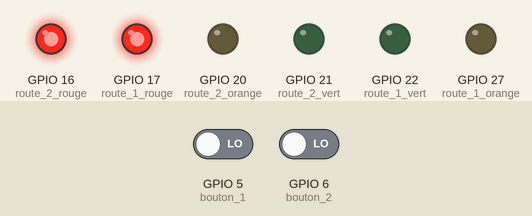
Simulated run of this program. Board: Raspberry Pi (BCM pin numbers). On the bench: output pins drawn as LEDs (lit = HIGH). The test bench sets the inputs (shaded band); at power-on: GPIO 5 (bouton_1) LOW, GPIO 6 (bouton_2) LOW.

Above: at 1.2 s.
1.3 s: GPIO 5 (bouton_1) driven HIGH
At 1.6 s:
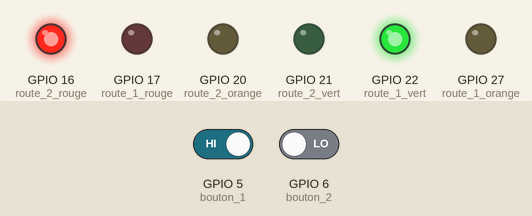
2.8 s: GPIO 6 (bouton_2) driven HIGH
At 4.0 s:
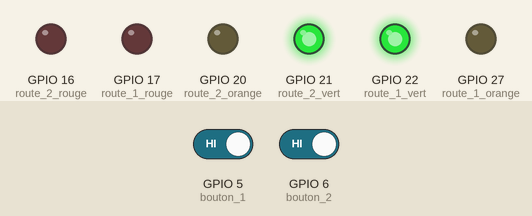
4.3 s: GPIO 5 (bouton_1) driven LOW
At 5.1 s:
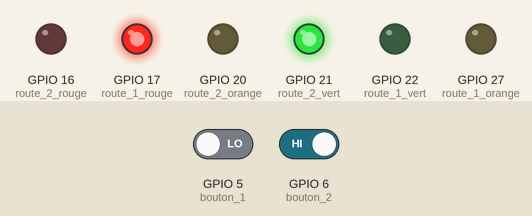
5.8 s: GPIO 6 (bouton_2) driven LOW
At 6.2 s:
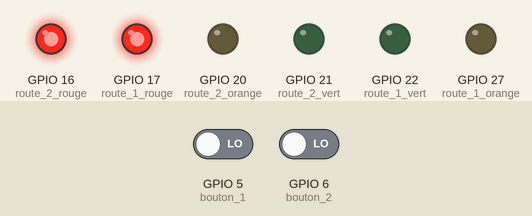
Timing chart, 0 to 8.3 s (numbered marks = the images above; inputs shaded):
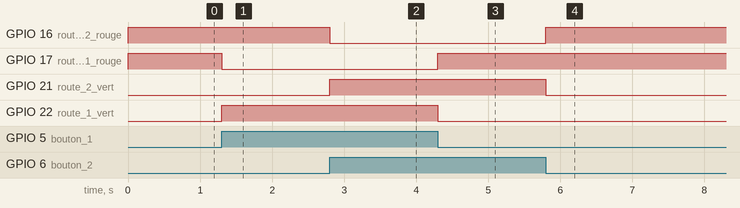

Measured:
- after the input at 1.3 s, GPIO 17 (route_1_rouge): HIGH → LOW at once; GPIO 22 (route_1_vert): LOW → HIGH at once
- after the input at 2.8 s, GPIO 16 (route_2_rouge): HIGH → LOW at once; GPIO 21 (route_2_vert): LOW → HIGH at once
- after the input at 4.3 s, GPIO 17 (route_1_rouge): LOW → HIGH at once; GPIO 22 (route_1_vert): HIGH → LOW at once
- after the input at 5.8 s, GPIO 16 (route_2_rouge): LOW → HIGH at once; GPIO 21 (route_2_vert): HIGH → LOW at once

The program:

6-bouton_led.py
```python
#!/usr/bin/python
# coding: utf-8

import RPi.GPIO as GPIO  # Librairie de gestion des entrées/sorties du GPIOs
import time  # Manipulation du temps
import signal  # Permet de gérer les signaux utiliser par le système pour communiquer avec le programme
import sys  # Permet d'interagir avec le système


# Définition des numéros de ports GPIOs
route_1_rouge = 17
route_1_orange = 27
route_1_vert  = 22
route_2_rouge = 16
route_2_orange = 20
route_2_vert  = 21
bouton_1 = 5
bouton_2 = 6

GPIO.cleanup()  # Initialisation du GPIOs
GPIO.setmode(GPIO.BCM)  # Choix du mode de numérotation des ports : identique aux inscriptions sur le Cobbler
# Configuration des ports en mode sortie
GPIO.setup(route_1_rouge, GPIO.OUT)
GPIO.setup(route_1_orange, GPIO.OUT)
GPIO.setup(route_1_vert, GPIO.OUT)
GPIO.setup(route_2_rouge, GPIO.OUT)
GPIO.setup(route_2_orange, GPIO.OUT)
GPIO.setup(route_2_vert, GPIO.OUT)
# Configuration des ports en mode entrée
GPIO.setup(bouton_1, GPIO.IN)
GPIO.setup(bouton_2, GPIO.IN)


# Fonction qui arrête proprement le programme quand l'utilisateur fait CTRL-C
def arret(signal, frame):
    print "Arrêt du programme en cours..."
    GPIO.cleanup()  # Initialisation du GPIOs
    sys.exit(0)  # Arrête l'execution du programme

# Association de la fonction arret() au signal SIGINT qui est déclenché par un CTRL-C
signal.signal(signal.SIGINT, arret)

# Fonction qui éteind toutes les led
def tout_eteindre():
    GPIO.output(route_1_rouge, GPIO.LOW)
    GPIO.output(route_1_orange, GPIO.LOW)
    GPIO.output(route_1_vert, GPIO.LOW)
    GPIO.output(route_2_rouge, GPIO.LOW)
    GPIO.output(route_2_orange, GPIO.LOW)
    GPIO.output(route_2_vert, GPIO.LOW)

# On définie l'état de chaque led dans chaque étape
etape0 = [{"led": route_1_vert, "etat": GPIO.HIGH}, {"led": route_2_rouge, "etat": GPIO.HIGH}]
etape1 = [{"led": route_1_orange, "etat": GPIO.HIGH}, {"led": route_2_rouge, "etat": GPIO.HIGH}]
etape2 = [{"led": route_1_rouge, "etat": GPIO.HIGH}, {"led": route_2_vert, "etat": GPIO.HIGH}]
etape3 = [{"led": route_1_rouge, "etat": GPIO.HIGH}, {"led": route_2_orange, "etat": GPIO.HIGH}]

# On définie l'ordre des étapes et leur durée
sequence = [{"num_etape": etape0, "duree": 4}, {"num_etape": etape1, "duree": 0.5}, {"num_etape": etape2, "duree": 4}, {"num_etape": etape3, "duree": 0.5}]

while True:
#    for etape in sequence:
#        tout_eteindre()
#        for feu in etape["num_etape"]:
#            GPIO.output(feu["led"], feu["etat"])
#        time.sleep(etape["duree"])

    if GPIO.input(bouton_1):
            GPIO.output(route_1_vert, GPIO.HIGH)
            GPIO.output(route_1_rouge, GPIO.LOW)
    else:
            GPIO.output(route_1_vert, GPIO.LOW)
            GPIO.output(route_1_rouge, GPIO.HIGH)

    if GPIO.input(bouton_2):
            GPIO.output(route_2_vert, GPIO.HIGH)
            GPIO.output(route_2_rouge, GPIO.LOW)
    else:
            GPIO.output(route_2_vert, GPIO.LOW)
            GPIO.output(route_2_rouge, GPIO.HIGH)
```
